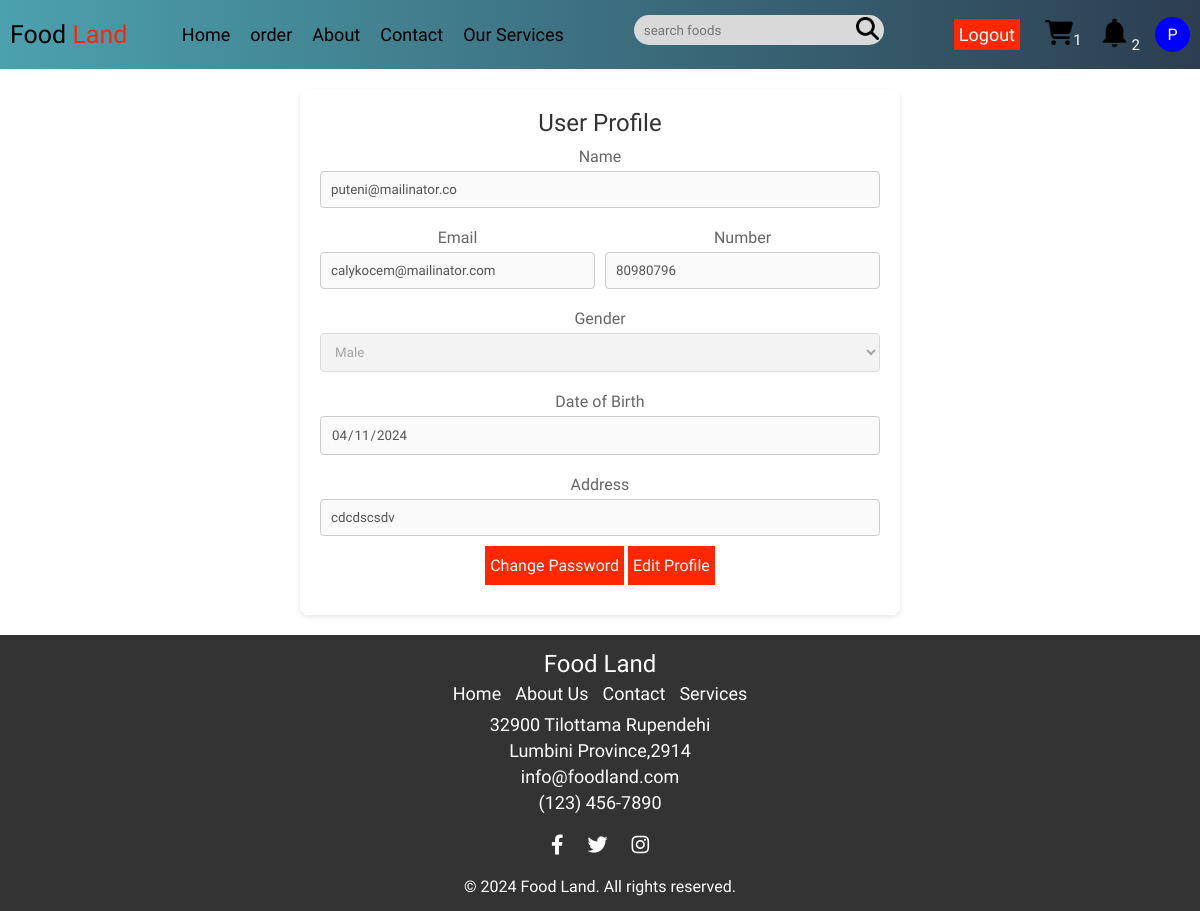
/pages/profile.php (signed in), run on an earlier commit of the app's database.
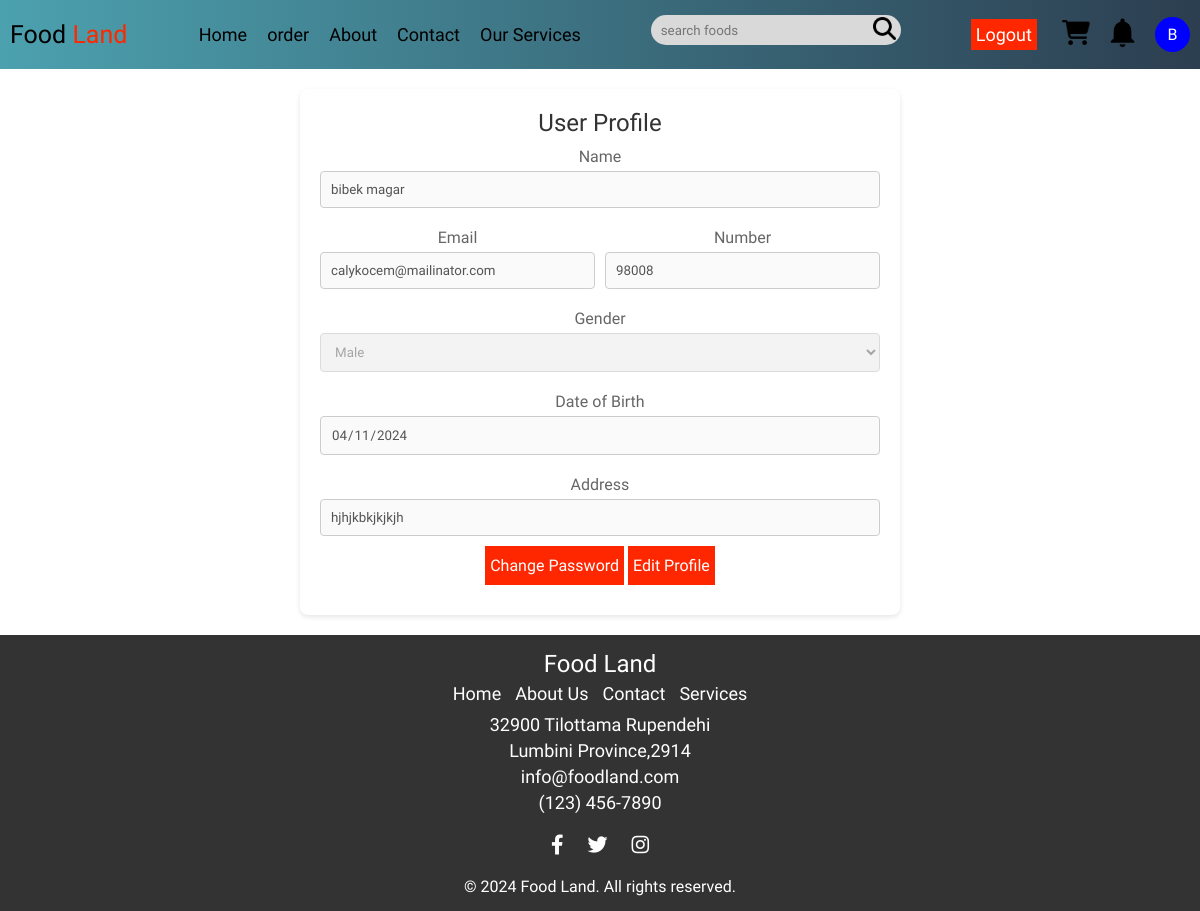
And on a later commit of the database.
### tables this page shows
CREATE TABLE `users` (
  `id` varchar(100) NOT NULL DEFAULT uuid(),
  `name` varchar(20) NOT NULL,
  `email` varchar(50) NOT NULL,
  `number` varchar(10) NOT NULL,
  `password` varchar(255) NOT NULL,
  `address` varchar(500) NOT NULL,
  `gender` varchar(10) DEFAULT NULL,
  `verified` tinyint(1) DEFAULT NULL,
  `dob` date DEFAULT NULL,
  `otp` int(11) DEFAULT NULL
);

### pages/profile.php (the view, shortened to what the changed rows need)
<?php
include('../components/fetchdata.php');
?>
<?php
$sql = "SELECT * FROM users WHERE id='$userId'";
$query = mysqli_query($conn, $sql);
if ($query && mysqli_num_rows($query) > 0) {
   $userData = mysqli_fetch_assoc($query);
}
?>
<!DOCTYPE html>
<html lang="en">
<head>
</head>
<body>
   <?php include('../components/navbar.php'); ?>
   <div class="userProfile">
      <section class="profile">
         <h1>User Profile</h1>
         <form action="" method="post">
            <div class="form-group">
               <label for="name">Name</label>
               <input type="text" id="name" name="name" value="<?php echo isset($userData['name']) ? $userData['name'] : ''; ?>" disabled>
            </div>
            <div class="form-group">
               <div class="emailnum">
                  <div class="email">
                     <label for="email">Email</label>
                     <input type="email" id="email" name="email" value="<?php echo isset($userData['email']) ? $userData['email'] : ''; ?>" disabled>
                  </div>
                  <div class="number">
                     <label for="number">Number</label>
                     <input type="tel" id="number" name="number" value="<?php echo isset($userData['number']) ? $userData['number'] : ''; ?>" disabled>
                  </div>
               </div>
            </div>
            <div class="form-group">
               <label for="gender">Gender</label>
               <select name="gender" id="gender" disabled>
                  <option value="male" <?php echo isset($userData['gender']) && $userData['gender'] == 'male' ? 'selected' : ''; ?>>Male</option>
               </select>
            </div>
            <div class="form-group">
               <label for="date">Date of Birth</label>
               <input type="date" id="date" name="dob" value="<?php echo isset($userData['dob']) ? $userData['dob'] : ''; ?>" disabled>
            </div>
            <div class="form-group">
               <label for="address">Address</label>
               <input type="text" id="address" name="address" value="<?php echo isset($userData['address']) ? $userData['address'] : ''; ?>" disabled>
            </div>
         </form>
      </section>
   </div>
   <?php include('../components/footer.php'); ?>
</body>
</html>

### components/navbar.php (shortened to what the changed rows need)
<!DOCTYPE html>
<html lang="en">
<head>
</head>
<body>
    <?php
    require('../components/fetchdata.php');
    ?>
    <div style="display: flex; margin:0 auto;background: linear-gradient(90deg, #4ca1af, #2c3e50);">
        <nav>
            <div class="right_nav">
                <ul class='user'>
                    <li>
                <?php
    if(!isset($userId)){
        echo '<a href="../pages/cart.php"><img src="../assets/cart.png" alt="cart_icon" style="height:25px;" id="toggle_cart"></a>';
    } else {
        echo '<a href="../pages/cart.php"><img src="../assets/cart.png" alt="cart_icon" style="height:25px;" id="toggle_cart"></a>';
        $sql = mysqli_query($conn, "select * from `carts` where userid='$userId'");
$row_count = mysqli_num_rows($sql);
if ($row_count > 0) {
    echo "<span style='color:white;font-size:15px;'>$row_count</span>";
} else {
    echo "";
}
    }
?>  </li>
         <li>
            <?php
              if(isset($userId)){
              echo' <a href="../pages/notification.php"><img src="../assets/notification.png" alt="" style="height:35px"></a>';
              $sql=mysqli_query($conn,"SELECT * from `notifications` Where userId='$userId'");
$row_count = mysqli_num_rows($sql);
if ($row_count > 0) {
    echo "<span style='color:white;font-size:15px;'>$row_count</span>";
} else {
    echo "";
}
              }
          ?>
        </li>
                    <?php if (isset($userName)) : ?>
                        <li id="profile">
                            <a href="../pages/profile.php">
                                <?php
                                $firstLetter = strtoupper(substr($userName, 0, 1));
                                ?>
                                <div style='width: 35px; height: 35px; border-radius: 50%; background-color: blue; color: white; display: flex; justify-content: center; align-items: center;'>
                                    <?php echo $firstLetter; ?>
                                </div>
                            </a>
                        </li>
                    <?php endif; ?>
                </ul>
            </div>
        </nav>
    </div>
</body>

What changed in the data, as far as the page shows it:
changed users "calykocem@mailinator.com": name "P" → "B"; name "puteni@mailinator.co" → "bibek magar"; number "80980796" → "98008"; address "cdcdscsdv" → "hjhjkbkjkjkjh"
Also different on the page:
$row_count: "1" → (not shown)
$row_count: "2" → (not shown)
